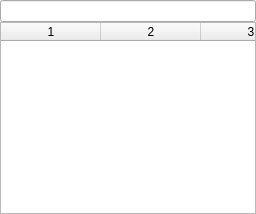
<?xml version="1.0" encoding="UTF-8"?>
<ui version="4.0">
 <class>FolderPanel</class>
 <widget class="QWidget" name="FolderPanel">
  <property name="geometry">
   <rect>
    <x>0</x>
    <y>0</y>
    <width>256</width>
    <height>214</height>
   </rect>
  </property>
  <property name="sizePolicy">
   <sizepolicy hsizetype="Expanding" vsizetype="Expanding">
    <horstretch>0</horstretch>
    <verstretch>0</verstretch>
   </sizepolicy>
  </property>
  <property name="windowTitle">
   <string>Form</string>
  </property>
  <layout class="QVBoxLayout" name="verticalLayout">
   <property name="spacing">
    <number>0</number>
   </property>
   <property name="leftMargin">
    <number>0</number>
   </property>
   <property name="topMargin">
    <number>0</number>
   </property>
   <property name="rightMargin">
    <number>0</number>
   </property>
   <property name="bottomMargin">
    <number>0</number>
   </property>
   <item>
    <layout class="QHBoxLayout" name="horizontalLayout">
     <property name="spacing">
      <number>0</number>
     </property>
     <item>
      <widget class="QLineEdit" name="locationField">
       <property name="focusPolicy">
        <enum>Qt::ClickFocus</enum>
       </property>
      </widget>
     </item>
    </layout>
   </item>
   <item>
    <widget class="QTableWidget" name="fileTable">
     <property name="horizontalScrollBarPolicy">
      <enum>Qt::ScrollBarAlwaysOff</enum>
     </property>
     <property name="tabKeyNavigation">
      <bool>false</bool>
     </property>
     <property name="selectionMode">
      <enum>QAbstractItemView::SingleSelection</enum>
     </property>
     <property name="selectionBehavior">
      <enum>QAbstractItemView::SelectRows</enum>
     </property>
     <property name="textElideMode">
      <enum>Qt::ElideMiddle</enum>
     </property>
     <property name="showGrid">
      <bool>false</bool>
     </property>
     <property name="wordWrap">
      <bool>false</bool>
     </property>
     <property name="columnCount">
      <number>4</number>
     </property>
     <attribute name="horizontalHeaderHighlightSections">
      <bool>false</bool>
     </attribute>
     <attribute name="verticalHeaderVisible">
      <bool>false</bool>
     </attribute>
     <column/>
     <column/>
     <column/>
     <column/>
    </widget>
   </item>
  </layout>
 </widget>
 <tabstops>
  <tabstop>fileTable</tabstop>
  <tabstop>locationField</tabstop>
 </tabstops>
 <resources/>
 <connections/>
</ui>
